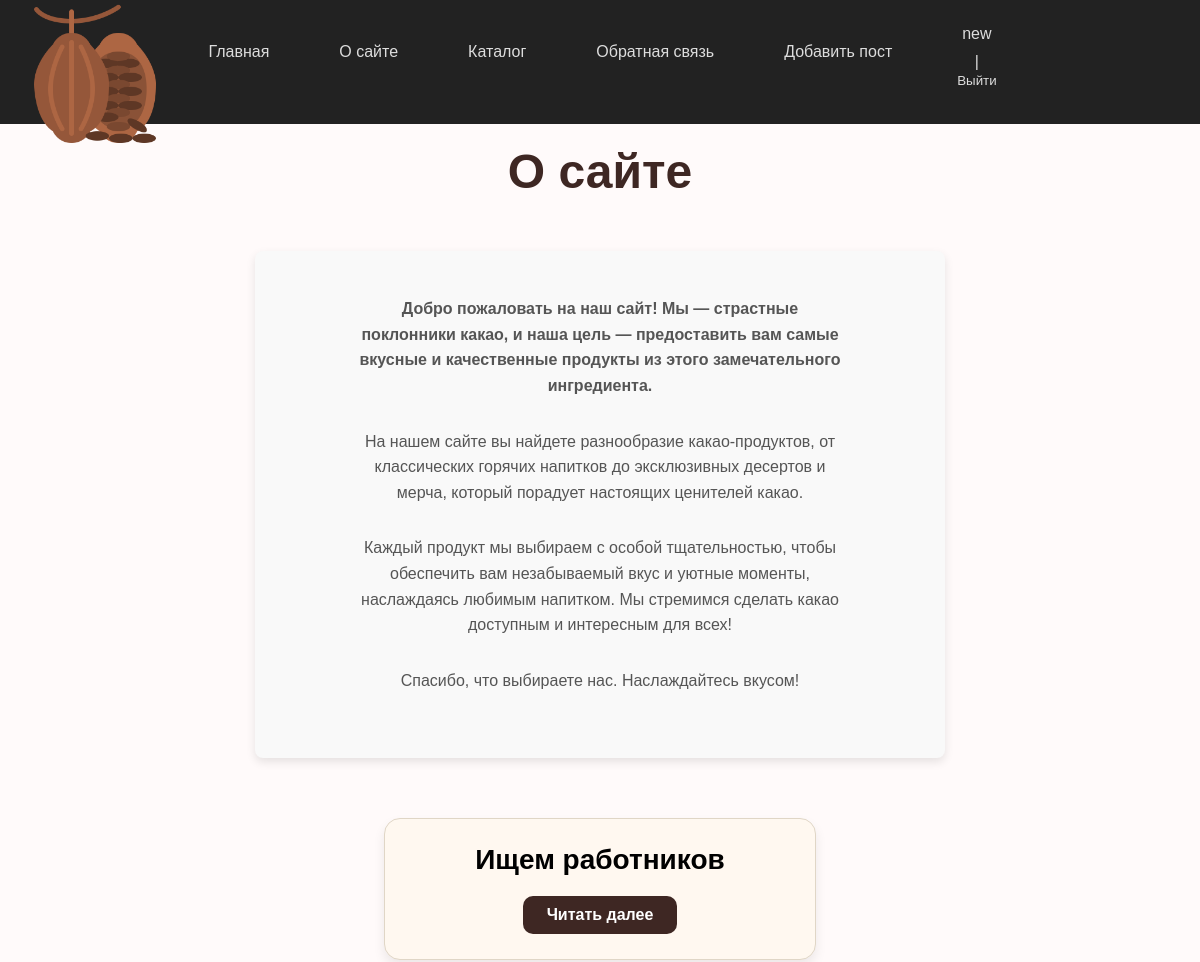
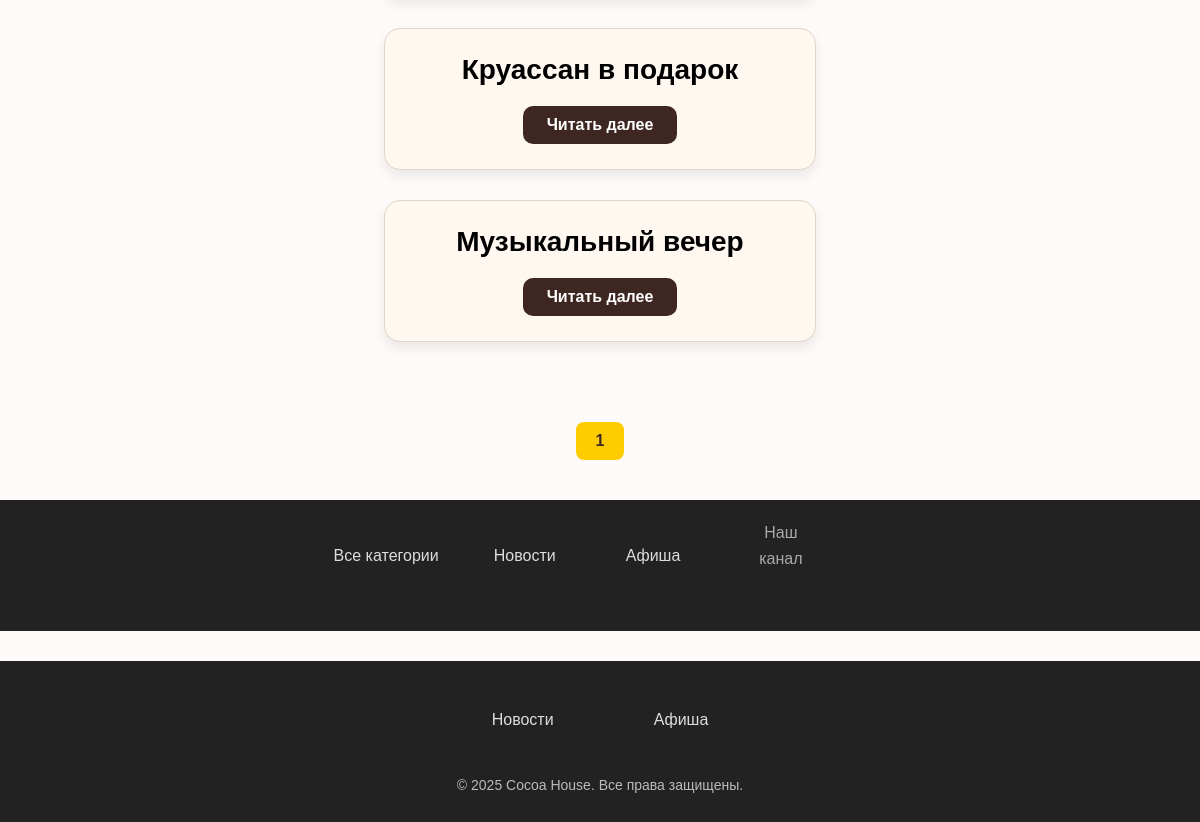
Screenshot of /about/ (signed in) with the database file from the repository (2 pictures, top to bottom).
### users/models.py (models this page shows)
class User(AbstractUser):
 photo = models.ImageField(upload_to="users/%Y/%m/%d/",blank=True, null=True, verbose_name="Фотография")
 date_birth = models.DateTimeField(blank=True,null=True, verbose_name="Дата рождения")

### cocoa/models.py (models this page shows, shortened)
class Post(models.Model):
 tags = models.ManyToManyField('TagPost', blank=True,related_name='tags')
 class Status(models.IntegerChoices):
  DRAFT = 0, 'Черновик'
  PUBLISHED = 1, 'Опубликовано'
 title = models.CharField(max_length=255,verbose_name="Заголовок")
 slug = models.SlugField(max_length=255, db_index=True, unique=True)
 content = models.TextField(blank=True, verbose_name="Текст статьи")
 time_create = models.DateTimeField(auto_now_add=True, verbose_name="Время создания")
 time_update = models.DateTimeField(auto_now=True, verbose_name="Время изменения")
 is_published = models.BooleanField(choices=tuple(map(lambda x:(bool(x[0]), x[1]), Status.choices)), default=Status.DRAFT, verbose_name="Статус")
 objects = models.Manager()
 published = PublishedModel()
 cat = models.ForeignKey('Category', on_delete=models.CASCADE, related_name='posts', verbose_name="Категории")
 filial = models.OneToOneField('Filial', on_delete=models.SET_NULL, null=True, blank=True, related_name='Филиал')
 photo = models.FileField(upload_to="photos/%Y/%m/%d/", default=None, blank=True, null=True, verbose_name="Фото")
 author = models.ForeignKey(get_user_model(),on_delete=models.SET_NULL, related_name='posts',null=True, default=None)
 likes = models.ManyToManyField(settings.AUTH_USER_MODEL, related_name='liked_posts', blank=True)
 class Meta:
  verbose_name = 'Посты'
  verbose_name_plural = 'Посты'
  ordering = ['-time_create']
  indexes = [
   models.Index(fields=['-time_create']),
  ]

class Category(models.Model):
 name = models.CharField(max_length=100, db_index=True, verbose_name="Категория")
 slug = models.SlugField(max_length=255, unique=True, db_index=True)
 class Meta:
  verbose_name = 'Категория'
  verbose_name_plural = 'Категории'

### cocoa/views.py (the view)
# urls.py: path('about/', views.about, name='about'),
@login_required
def about(request):
    contact_list = Post.published.all()
    paginator = Paginator(contact_list, 3)
    page_number = request.GET.get('page')
    page_obj = paginator.get_page(page_number)
    if request.method == "POST":
        form = UploadFileForm(request.POST,request.FILES)
        if form.is_valid():
            fp = UploadFiles(file=form.cleaned_data['file'])
            fp.save()
    else:
        form = UploadFileForm()
    return render(request, 'cocoa/about.html', {'page_obj':page_obj, 'title': 'О сайте', 'main_menu': main_menu})

### cocoa/models.py (called while the page is built)
 def get_queryset(self):
  return super().get_queryset().filter(is_published=Post.Status.PUBLISHED)

### cocoa/templatetags/cocoa_tags.py (called while the page is built)
@register.simple_tag(name='getcats')
def get_categories():
 return Category.objects.all()

@register.inclusion_tag('cocoa/list_categories.html')
def show_categories(cat_selected_id=0):
 cats = Category.objects.all()
 return {"cats": cats, "cat_selected":cat_selected_id}

@register.inclusion_tag('cocoa/list_tags.html')
def show_all_tags():
 return {"tags": TagPost.objects.all()}

@register.simple_tag
def get_menu():
 return views.main_menu

### users/context_processors.py (called while the page is built)
def get_cocoa_context(request):
 return {'mainmenu': main_menu}

### cocoa/templates/cocoa/about.html (shortened to what this page needs)
{% extends 'base.html' %}
{% block content %}
<h1>{{title}}</h1>
<div class="about-content">
    <p>Добро пожаловать на наш сайт! Мы — страстные поклонники какао, и наша цель — предоставить вам самые вкусные и качественные продукты из этого замечательного ингредиента.</p>
    <p>На нашем сайте вы найдете разнообразие какао-продуктов, от классических горячих напитков до эксклюзивных десертов и мерча, который порадует настоящих ценителей какао.</p>
    <p>Каждый продукт мы выбираем с особой тщательностью, чтобы обеспечить вам незабываемый вкус и уютные моменты, наслаждаясь любимым напитком. Мы стремимся сделать какао доступным и интересным для всех!</p>
    <p>Спасибо, что выбираете нас. Наслаждайтесь вкусом!</p>
</div>
<div class="post-list">
    {% for post in page_obj %}
        <div class="post-item">
            <h2>{{ post.title }}</h2>
            <div class="read-more-container">
                <a class="read-more" href="{% url 'post' post_slug=post.slug %}">Читать далее</a>
            </div>
        </div>
    {% endfor %}
</div>
<div class="pagination">
    {% for p in page_obj.paginator.page_range %}
        {% if p == page_obj.number %}
            <span class="current">{{ p }}</span>
        {% else %}
            <a href="?page={{ p }}">{{ p }}</a>
        {% endif %}
    {% endfor %}
</div>
{% endblock %}

### templates/base.html (shortened to what this page needs)
<!DOCTYPE html>
{% load static %}
{% load cocoa_tags %}
{% load menu_tags %}
{% getcats as categories %}
{% get_menu as main_menu %}
<html>
<head>
    <link type="text/css" href="{% static 'cocoa/css/styles.css' %}" rel="stylesheet" />
</head>
<body>
<div class="header">
   <ul id="mainmenu" class="mainmenu">
    <li class="logo">
        <a href="{% url 'home' %}">
            <img src="{% static 'cocoa/images/cocoa.png' %}" alt="Логотип" class="logo">
        </a>
    </li>
    <li><a href="{% url 'home' %}">Главная</a></li>
    {% for m in mainmenu %}
        <li><a href="{% url m.url_name %}">{{ m.title }}</a></li>
    {% endfor %}
    {% if user.is_authenticated %}
        <li class="last">
            <a href="{% url 'users:profile' %}">{{ user.username }}</a> |
            <form action="{% url 'users:logout' %}" method="post" style="display:inline;">
                <button type="submit" style="background:none; border:none; padding:0; color:#ddd; cursor:pointer;">
                    Выйти
                </button>
            </form>
        </li>
    {% else %}
        <li class="last">
            <a href="{% url 'users:login' %}">Войти</a> |
            <a href="{% url 'users:register' %}">Регистрация</a>
        </li>
    {% endif %}
</ul>
</div>
{% block content %}
{% endblock %}
<td valign="top" class="left-chapters">
    <ul id="leftchapters">
        {% if cat_selected == 0 or cat_selected is None %}
            <li class="selected">Все категории</li>
        {% else %}
            <li><a href="{% url 'home' %}">Все категории</a></li>
        {% endif %}
        {% show_categories cat_selected_id=cat_selected %}
        <li class="share">
            <p>Наш канал</p>
            <a class="share-yt" href="..." target="_blank" rel="nofollow"></a>
        </li>
        <li>{% show_all_tags %}</li>
    </ul>
</td>
<footer class="footer">
    <div class="footer-container">
        <ul class="footer-categories">
            {% for cat in categories %}
                <li><a href="{% url 'category' cat.id %}">{{ cat.name }}</a></li>
            {% endfor %}
        </ul>
        <p>&copy; 2025 Cocoa House. Все права защищены.</p>
    </div>
</footer>
</body>
</html>

### cocoa/templates/cocoa/list_categories.html
{% for cat in cats %}
 {% if cat.id == cat_selected %}
 <li
class="selected">{{cat.name}}</li>
 {% else %}
 <li><a href="{{ cat.get_absolute_url
}}">{{cat.name}}</a></li>
 {% endif %}
{% endfor %}

### cocoa/static/cocoa/css/styles.css (style rules this page uses)
body { font-family: Arial, sans-serif; background-color: #FFFAFA; color: #333; margin: 0; padding: 0; }
li { color: #ddd; text-align: center; display: flex; flex-direction: column; align-items: center; justify-content: center; margin-bottom: 20px; }
form { max-width: 600px; margin: 0 auto; }
ul { list-style: none; padding: 0; margin: 0; background-color: #222; overflow: hidden; display: flex; justify-content: center; }
ul li { padding: 15px 20px; }
ul li a { color: #ddd; text-decoration: none; transition: color 0.3s; display: block; padding: 10px 15px; }
h1 { text-align: center; margin-top: 20px; color: #8B4513; font-size: 50px; }
h2 { color: #DCDCDC; text-align: center; }
p { text-align: center; line-height: 1.6; padding: 5px; color: #A9A9A9; width: 80%; max-width: 600px; margin: 0 auto; }
.logo { position: absolute; top: 0px; left: 10px; width: 150px; height: auto; z-index: 10; }
body { font-family: Arial, sans-serif; background-color: #FFFAFA; color: #333; margin: 0; padding: 0; display: flex; flex-direction: column; min-height: 100vh; }
.footer { background-color: #222; color: #fff; text-align: center; padding: 20px 0; margin-top: 30px; }
.footer-container { max-width: 1000px; margin: 0 auto; }
.footer-categories { list-style: none; padding: 0; margin: 0; display: flex; justify-content: center; flex-wrap: wrap; }
.footer-categories li { margin: 5px 15px; }
.footer-categories li a { color: #ddd; text-decoration: none; font-size: 16px; transition: color 0.3s; }
.footer p { margin-top: 10px; font-size: 14px; color: #bbb; }
.about-content { background-color: #f9f9f9; padding: 40px; margin: 20px auto; border-radius: 8px; box-shadow: 0 4px 10px rgba(0, 0, 0, 0.1); max-width: 800px; line-height: 1.6; }
.about-content p { font-size: 1rem; color: #555; margin-bottom: 20px; }
.about-content p:first-of-type { font-weight: bold; }
.post-list { display: flex; flex-direction: column; align-items: center; gap: 30px; margin: 40px auto; max-width: 800px; }
.post-item { background-color: #fff8f0; border: 1px solid #e0d6c6; border-radius: 16px; padding: 25px 35px; width: 100%; box-shadow: 0 6px 12px rgba(0, 0, 0, 0.08); text-align: center; transition: transform 0.3s ease, box-shadow 0.3s ease; }
.post-item h2 { margin: 0; color: #000000; font-size: 28px; font-weight: bold; }
.read-more-container { margin-top: 20px; display: flex; justify-content: center; }
.read-more { background-color: #3e2723; color: white; padding: 10px 24px; border-radius: 10px; text-decoration: none; font-size: 16px; transition: background-color 0.3s ease; font-weight: bold; border: none; }
.pagination { display: flex; justify-content: center; align-items: center; gap: 12px; margin: 40px 0; flex-wrap: wrap; }
.pagination a, .pagination .current { padding: 10px 20px; background-color: #3e2723; color: white; border-radius: 8px; text-decoration: none; font-weight: bold; font-size: 16px; transition: background-color 0.3s ease; }
.pagination .current { background-color: #ffcc00; color: #3e2723; }

### cocoa/templates/cocoa/about.html (style rules this page uses)
.post-list { display: flex; flex-direction: column; align-items: center; gap: 30px; margin: 40px auto; max-width: 800px; }
.post-item { background-color: #fff8f0; border: 1px solid #e0d6c6; border-radius: 16px; padding: 25px 35px; width: 100%; box-shadow: 0 6px 12px rgba(0, 0, 0, 0.08); text-align: center; transition: transform 0.3s ease, box-shadow 0.3s ease; }
.post-item h2 { margin: 0; color: #000000; font-size: 28px; font-weight: bold; }
.read-more-container { margin-top: 20px; display: flex; justify-content: center; }
.read-more { background-color: #3e2723; color: white; padding: 10px 24px; border-radius: 10px; text-decoration: none; font-size: 16px; transition: background-color 0.3s ease; font-weight: bold; border: none; }
.pagination { display: flex; justify-content: center; align-items: center; gap: 12px; margin: 40px 0; flex-wrap: wrap; }
.pagination a, .pagination .current { padding: 10px 20px; background-color: #3e2723; color: white; border-radius: 8px; text-decoration: none; font-weight: bold; font-size: 16px; transition: background-color 0.3s ease; }
.pagination .current { background-color: #ffcc00; color: #3e2723; }
h1 { text-align: center; margin-top: 20px; color: #3e2723; font-size: 48px; font-weight: bold; }

### rows the page displays
User: username "new"
Post: title "Ищем работников"
Post: title "Круассан в подарок"
Post: title "Музыкальный вечер"
Category: name "Новости"
Category: name "Афиша"

### other values shown
{{ m.title }} "О сайте" "Каталог" "Обратная связь" "Добавить пост"
{{ title }} "О сайте"
{{ p }} "1"
